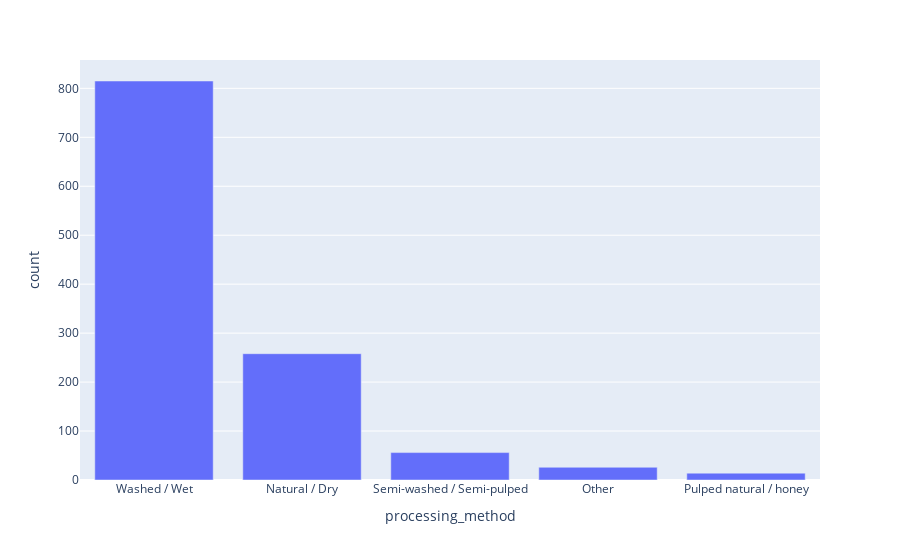

Write notebook code for a chart like this one.
### Markdown cell above
## Which processing method is used the most?

### Code cell
pm_counts = coffee['processing_method'].value_counts().reset_index()
print(pm_counts)
pm_bar = px.bar(pm_counts, x=pm_counts['processing_method'], y=pm_counts['count'])
pm_bar.show()

### Figure 1 — Plotly figure (JSON) as saved in the notebook; plotly's stock layout.template omitted (floating-point values rounded to 4 significant figures)
{"data": [{"alignmentgroup": "True", "hovertemplate": "processing_method=%{x}<br>count=%{y}<extra></extra>", "legendgroup": "", "marker": {"color": "#636efa", "pattern": {"shape": ""}}, "name": "", "offsetgroup": "", "orientation": "v", "showlegend": false, "textposition": "auto", "type": "bar", "x": ["Washed / Wet", "Natural / Dry", "Semi-washed / Semi-pulped", "Other", "Pulped natural / honey"], "xaxis": "x", "y": [815, 258, 56, 26, 14], "yaxis": "y"}], "layout": {"autosize": true, "barmode": "relative", "legend": {"tracegroupgap": 0}, "margin": {"t": 60}, "xaxis": {"anchor": "y", "autorange": true, "domain": [0, 1], "range": [-0.5, 4.5], "title": {"text": "processing_method"}, "type": "category"}, "yaxis": {"anchor": "x", "autorange": true, "domain": [0, 1], "range": [0, 857.9], "title": {"text": "count"}, "type": "linear"}}}
